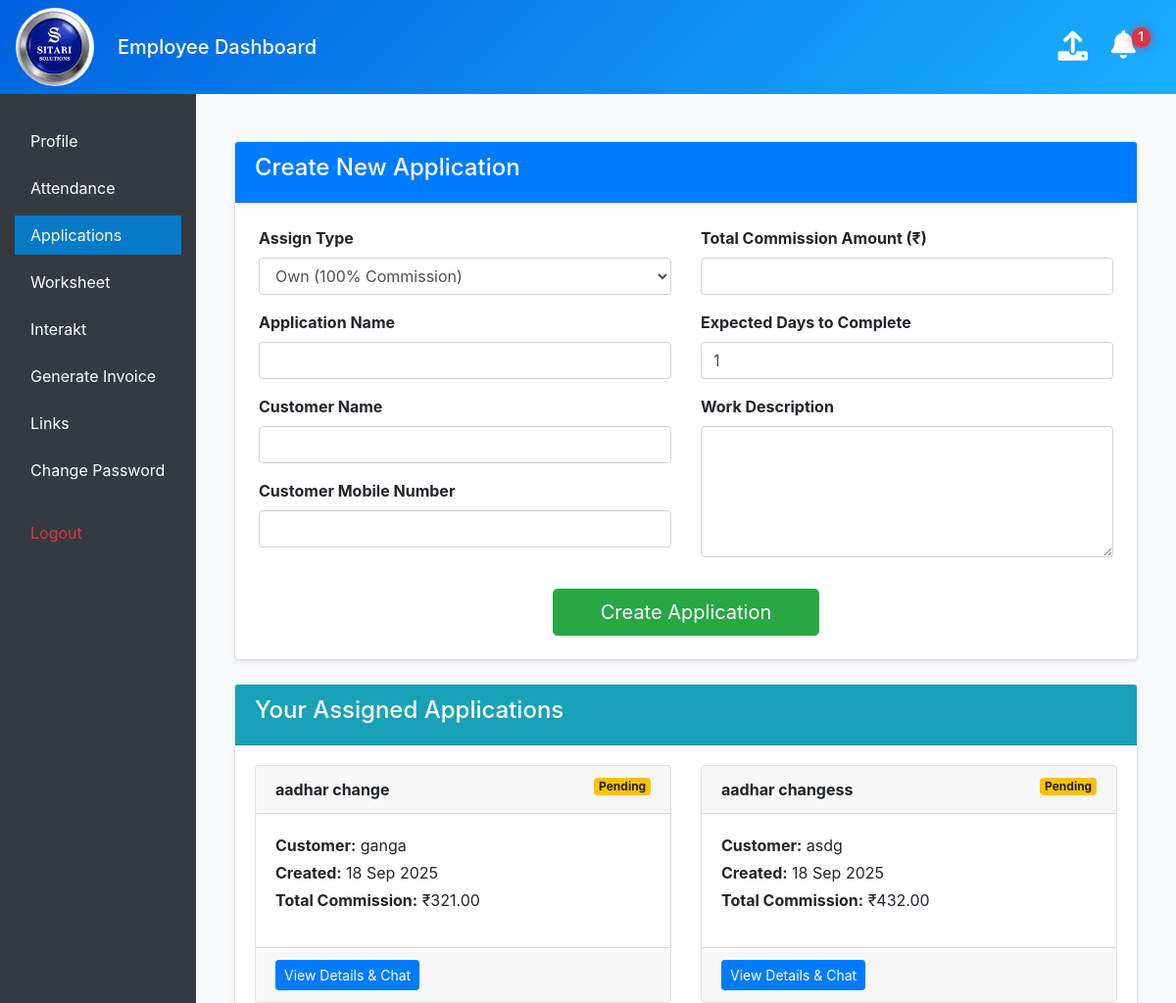
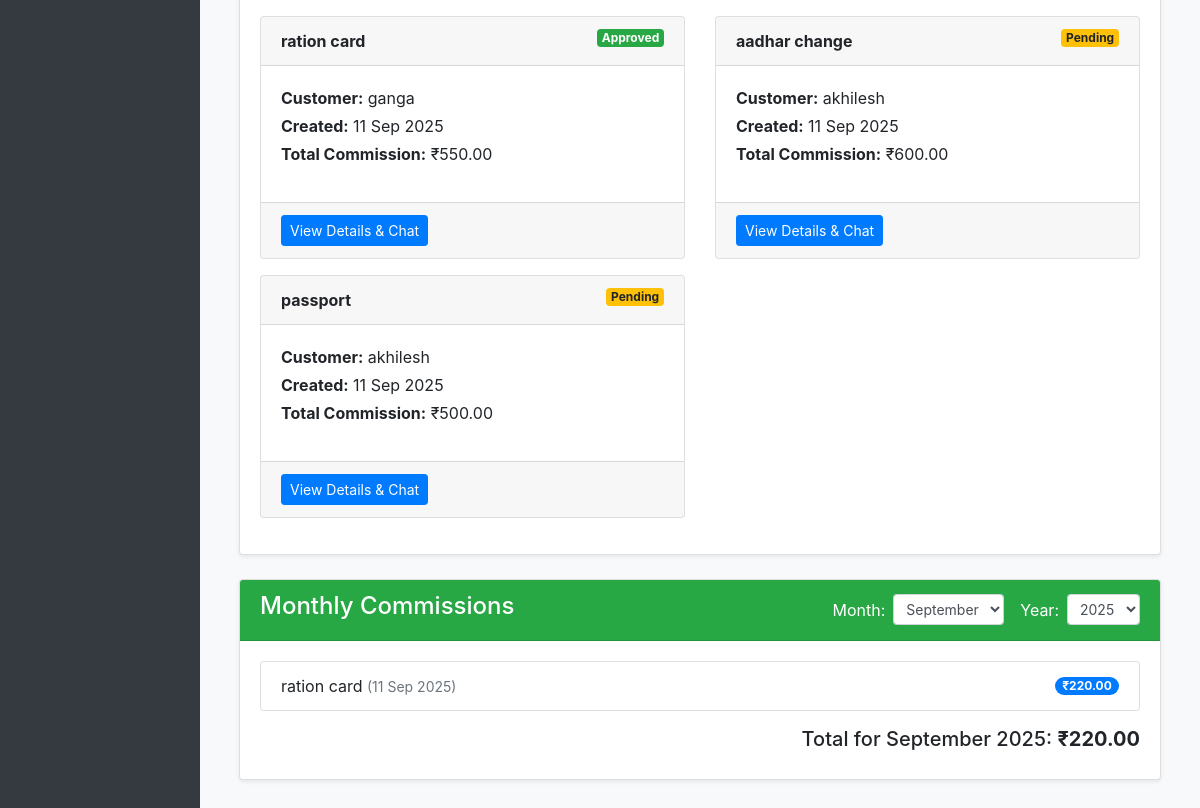
/applications/ (signed in), run on the app's committed database (2 pictures, top to bottom).
### management/models.py (models this page shows, shortened)
class Application(models.Model):
    id = models.AutoField(primary_key=True)
    date_created = models.DateTimeField(auto_now_add=True)
    application_name = models.CharField(max_length=255)
    customer_name = models.CharField(max_length=150)
    customer_mobile_number = models.CharField(max_length=15)
    description = models.TextField()
    expected_days_to_complete = models.PositiveIntegerField(default=1, help_text="Expected number of days to complete the work")
    total_commission = models.DecimalField(max_digits=10, decimal_places=2)
    approved = models.BooleanField(default=False)
    assigned_employees = models.ManyToManyField(Employee, through='ApplicationAssignment', related_name='applications')

class ApplicationAssignment(models.Model):
    application = models.ForeignKey(Application, on_delete=models.CASCADE)
    employee = models.ForeignKey(Employee, on_delete=models.CASCADE)
    commission_percentage = models.DecimalField(max_digits=5, decimal_places=2, help_text="Percentage of the commission for this employee")
    class Meta:
        unique_together = ('application', 'employee')

### management/views.py (the view)
    def wrapped_view(request, *args, **kwargs):
        employee = get_logged_in_employee(request)
        if not employee:
            messages.error(request, "You must be logged in to view this page.")
            return redirect('login') # Make sure you have a 'login' URL name
        return view_func(request, employee, *args, **kwargs)

### management/context_processors.py (called while the page is built)
def notifications_context(request):
    if request.session.get('employee_id'):
        employee_id = request.session.get('employee_id')
        count = UserNotificationStatus.objects.filter(employee_id=employee_id, is_read=False).count()
        return {'unread_notification_count': count}
    return {'unread_notification_count': 0}

### management/ip_restriction.py (called while the page is built)
def get_client_ip(request):
    x_forwarded_for = request.META.get('HTTP_X_FORWARDED_FOR')
    if x_forwarded_for:
        ip = x_forwarded_for.split(',')[0].strip()
    else:
        ip = request.META.get('REMOTE_ADDR')
    return ip

    def __call__(self, request):
        ip = get_client_ip(request)
        if not self.is_ip_allowed(ip):
            logger.warning(f"Access denied for IP: {ip}")
            return HttpResponseForbidden("Access denied.")
        response = self.get_response(request)
        return response

    def is_ip_allowed(self, ip):
        cache_key = f"allowed_ips_check_{ip}"
        cached_result = cache.get(cache_key)
        if cached_result is not None:
            return cached_result
        from management.models import AllowedIP
        allowed_ips = AllowedIP.objects.filter(is_active=True).values_list(
            'ip_address', 'subnet_prefix'
        )
        is_allowed = False
        for allowed_ip, subnet_prefix in allowed_ips:
            if ip == allowed_ip:
                is_allowed = True
                break
            if subnet_prefix and ip.startswith(subnet_prefix):
                is_allowed = True
                break
        cache.set(cache_key, is_allowed, 300)
        return is_allowed

### management/views.py (called while the page is built)
def get_logged_in_employee(request):
    employee_id = request.session.get('employee_id')
    if not employee_id:
        return None
    try:
        return Employee.objects.get(employee_id=employee_id)
    except Employee.DoesNotExist:
        return None

def require_employee(view_func):
    def wrapped_view(request, *args, **kwargs):
        employee = get_logged_in_employee(request)
        if not employee:
            messages.error(request, "You must be logged in to view this page.")
            return redirect('login') # Make sure you have a 'login' URL name
        return view_func(request, employee, *args, **kwargs)
    return wrapped_view

### management/templates/applications.html (shortened to what this page needs)
{% extends "masteremployee.html" %}
{% block content %}
<div class="container mt-4">
<div class="card mb-4 shadow-sm">
    <div class="card-header bg-primary text-white">
        <h4>Create New Application</h4>
    </div>
    <div class="card-body p-4">
        <form method="post" enctype="multipart/form-data" class="needs-validation" novalidate id="applicationForm">
            <div class="row">
                <div class="col-md-6">
                    <div class="form-group">
                        <label for="assignType"><strong>Assign Type</strong></label>
                        <select class="form-control" id="assignType" name="assign_type" required onchange="toggleSharingFields()">
                            <option value="own" selected>Own (100% Commission)</option>
                        </select>
                    </div>
                    <div class="form-group">
                        <label for="applicationName"><strong>Application Name</strong></label>
                        <input type="text" class="form-control" id="applicationName" name="application_name" required>
                    </div>
                    <div class="form-group">
                        <label for="customerName"><strong>Customer Name</strong></label>
                        <input type="text" class="form-control" id="customerName" name="customer_name" required>
                    </div>
                    <div class="form-group">
                        <label for="customerMobile"><strong>Customer Mobile Number</strong></label>
                        <input type="text" class="form-control" id="customerMobile" name="customer_mobile_number" required>
                    </div>
                </div>
                <div class="col-md-6">
                    <div class="form-group">
                        <label for="totalCommission"><strong>Total Commission Amount (₹)</strong></label>
                        <input type="number" step="0.01" class="form-control" id="totalCommission" name="total_commission" required>
                    </div>
                    <div class="form-group">
                        <label for="expectedDays"><strong>Expected Days to Complete</strong></label>
                        <input type="number" class="form-control" id="expectedDays" name="expected_days" min="1" value="1" required>
                    </div>
                    <div class="form-group">
                        <label for="description"><strong>Work Description</strong></label>
                        <textarea class="form-control" id="description" name="description" rows="5" required></textarea>
                    </div>
                </div>
            </div>
            <div class="text-center mt-3">
                <button type="submit" class="btn btn-success btn-lg px-5">Create Application</button>
            </div>
        </form>
    </div>
</div>
  <div class="card mb-4 shadow-sm">
    <div class="card-header bg-info text-white">
      <h4>Your Assigned Applications</h4>
    </div>
    <div class="card-body">
      {% if applications %}
      <div class="row">
        {% for app in applications %}
        <div class="col-md-6 mb-3">
          <div class="card h-100">
            <div class="card-header">
              <strong>{{ app.application_name }}</strong>
              <span class="badge float-right {% if app.approved %}badge-success{% else %}badge-warning{% endif %}">
                {{ app.approved|yesno:"Approved,Pending" }}
              </span>
            </div>
            <div class="card-body">
              <p class="mb-1"><strong>Customer:</strong> {{ app.customer_name }}</p>
              <p class="mb-1"><strong>Created:</strong> {{ app.date_created|date:"d M Y" }}</p>
              <p><strong>Total Commission:</strong> ₹{{ app.total_commission|floatformat:2 }}</p>
            </div>
            <div class="card-footer">
                <a href="{% url 'application-detail' app.id %}" class="btn btn-sm btn-primary">View Details & Chat</a>
            </div>
          </div>
        </div>
        {% endfor %}
      </div>
      {% else %}
        <p>You have not been assigned to any applications yet.</p>
      {% endif %}
    </div>
  </div>
  <div class="card shadow-sm">
      <div class="card-header bg-success text-white d-flex justify-content-between align-items-center">
          <h4>Monthly Commissions</h4>
          <form method="get" class="form-inline">
              <label for="monthSelect" class="mr-2 mb-0 text-white">Month:</label>
              <select name="month" id="monthSelect" class="form-control form-control-sm mr-3" onchange="this.form.submit()">
                  {% for m in months %}<option value="{{ m.value }}" {% if m.value == selected_month %}selected{% endif %}>{{ m.display }}</option>{% endfor %}
              </select>
              <label for="yearSelect" class="mr-2 mb-0 text-white">Year:</label>
              <select name="year" id="yearSelect" class="form-control form-control-sm" onchange="this.form.submit()">
                  {% for y in years %}<option value="{{ y }}" {% if y == selected_year %}selected{% endif %}>{{ y }}</option>{% endfor %}
              </select>
          </form>
      </div>
      <div class="card-body">
          {% if approved_assignments %}
          <ul class="list-group mb-3">
              {% for assignment in approved_assignments %}
              <li class="list-group-item d-flex justify-content-between align-items-center">
                  <div>
                      {{ assignment.application.application_name }}
                      <small class="text-muted">({{ assignment.application.date_created|date:"d M Y" }})</small>
                  </div>
                  <span class="badge badge-primary badge-pill">₹{{ assignment.commission_share|floatformat:2 }}</span>
              </li>
              {% endfor %}
          </ul>
          <h5 class="text-right">Total for {{ selected_month_display }} {{ selected_year }}: <strong>₹{{ total_commission|floatformat:2 }}</strong></h5>
          {% else %}
            <p>No approved commissions found for {{ selected_month_display }} {{ selected_year }}.</p>
          {% endif %}
      </div>
  </div>
</div>
{% endblock %}

### management/templates/masteremployee.html (style rules this page uses)
body { background-color: #f8f9fa; overflow: hidden; }

### data on the page
Application: application_name "aadhar change", approved "Pending", customer_name "ganga", date_created "18 Sep 2025", total_commission "321.00"
Application: application_name "aadhar changess", approved "Pending", customer_name "asdg", date_created "18 Sep 2025", total_commission "432.00"
Application: application_name "ration card", approved "Approved", customer_name "ganga", date_created "11 Sep 2025", total_commission "550.00"
Application: application_name "aadhar change", approved "Pending", customer_name "akhilesh", date_created "11 Sep 2025", total_commission "600.00"
Application: application_name "passport", approved "Pending", customer_name "akhilesh", date_created "11 Sep 2025", total_commission "500.00"
ApplicationAssignment: application.application_name "ration card", application.date_created "11 Sep 2025", commission_share "220.00"

### other printed values
{{ unread_notification_count }} "1"
{{ selected_month_display }} "September"
{{ selected_year }} "2025"
{{ total_commission|floatformat:2 }} "220.00"
form field month "September"
form field year "2025"
